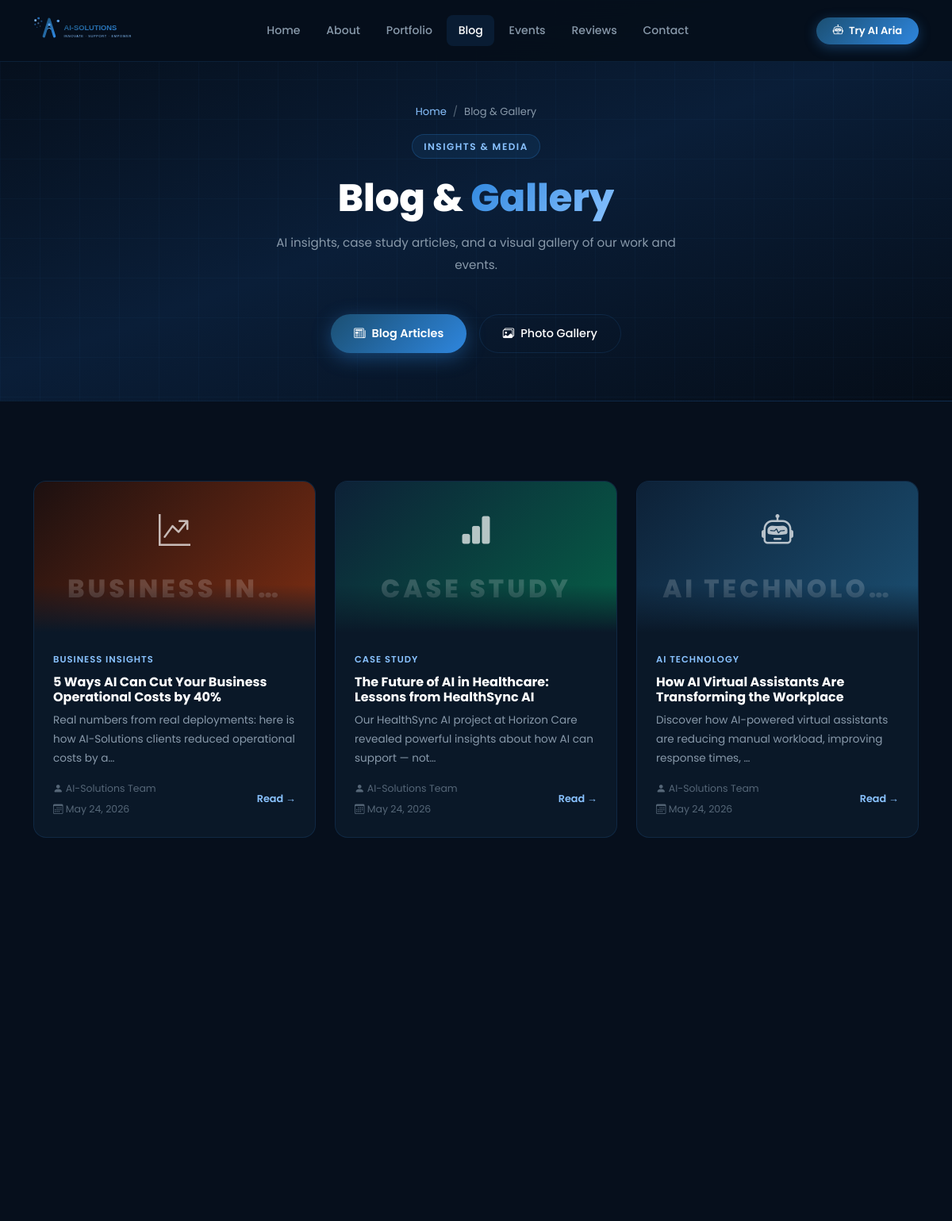
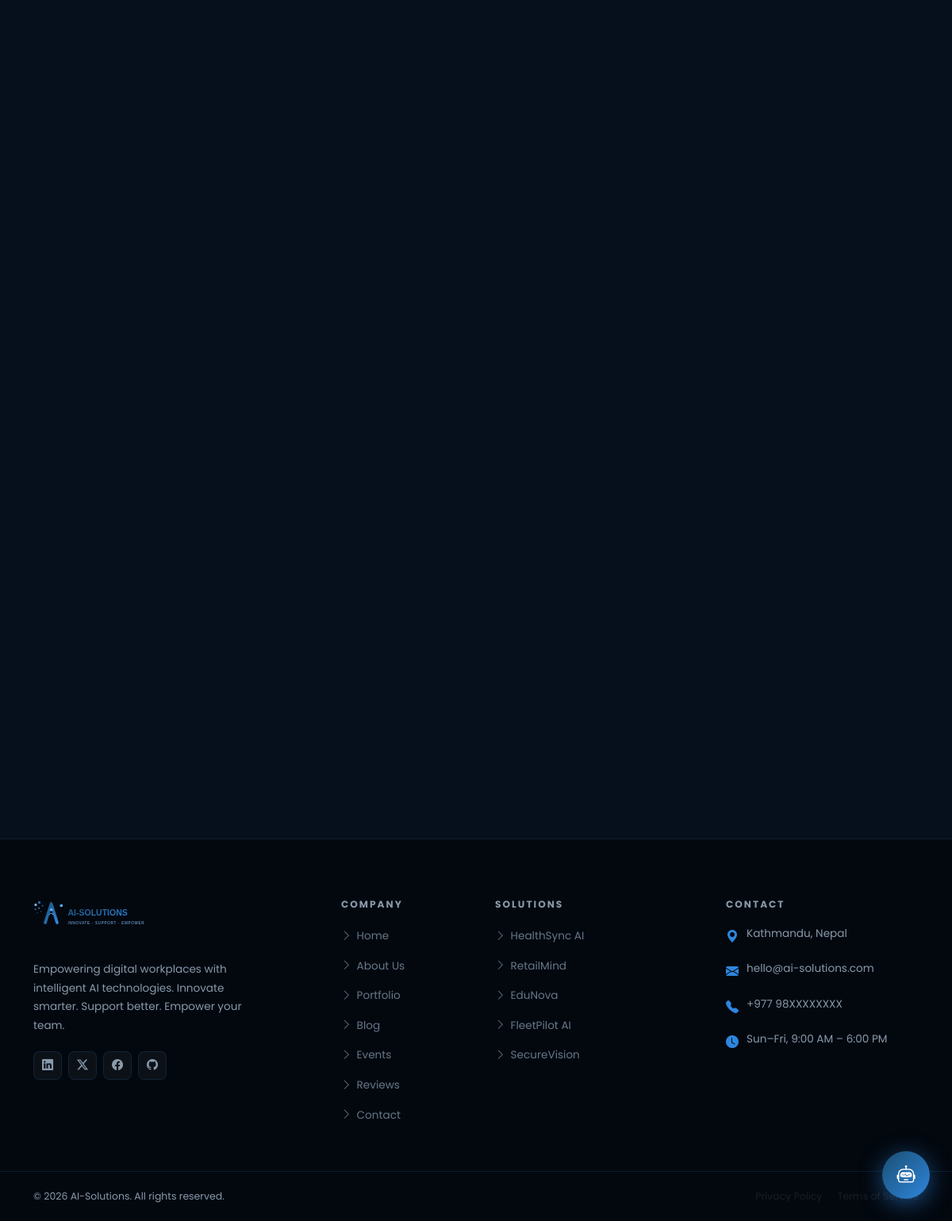
Screenshot of /blog/ with the database file from the repository (2 pictures, top to bottom).
### core/models.py (models this page shows, shortened)
class BlogPost(models.Model):
    title = models.CharField(max_length=300)
    slug = models.SlugField(unique=True)
    excerpt = models.CharField(max_length=300)
    content = models.TextField()
    image = models.ImageField(upload_to='blog/', blank=True, null=True)
    author = models.CharField(max_length=100, default='AI-Solutions Team')
    category = models.CharField(max_length=100, blank=True)
    is_published = models.BooleanField(default=False)
    published_at = models.DateTimeField(blank=True, null=True)
    created_at = models.DateTimeField(auto_now_add=True)
    updated_at = models.DateTimeField(auto_now=True)
    class Meta:
        ordering = ['-published_at', '-created_at']
        verbose_name = 'Blog Post'
        verbose_name_plural = 'Blog Posts'

class SiteSettings(models.Model):
    site_name = models.CharField(max_length=100, default='AI-Solutions')
    tagline = models.CharField(max_length=200, default='Innovate | Support | Empower')
    logo = models.ImageField(upload_to='settings/', blank=True, null=True)
    email = models.EmailField(default='hello@ai-solutions.com')
    phone = models.CharField(max_length=20, blank=True, default='+977 98XXXXXXXX')
    address = models.TextField(blank=True, default='Kathmandu, Nepal')
    time_zone = models.CharField(max_length=50, default='Asia/Kathmandu')
    facebook_url = models.URLField(blank=True)
    twitter_url = models.URLField(blank=True)
    linkedin_url = models.URLField(blank=True)
    github_url = models.URLField(blank=True)
    updated_at = models.DateTimeField(auto_now=True)
    class Meta:
        verbose_name = 'Site Settings'
        verbose_name_plural = 'Site Settings'
    @classmethod
    def get_settings(cls):
        obj, _ = cls.objects.get_or_create(pk=1)
        return obj

### core/views.py (the view)
# urls.py: path('blog/', views.blog, name='blog'),
def blog(request):
    posts = BlogPost.objects.filter(is_published=True)
    gallery = GalleryImage.objects.all()
    return render(request, 'core/blog.html', {'posts': posts, 'gallery': gallery})

### core/context_processors.py (called while the page is built)
def site_settings(request):
    return {'settings': SiteSettings.get_settings()}

def unread_messages(request):
    if request.user.is_authenticated and request.user.is_staff:
        count = ContactMessage.objects.filter(is_read=False).count()
        return {'unread_messages_count': count}
    return {'unread_messages_count': 0}

### templates/core/blog.html (shortened to what this page needs)
{% extends 'base.html' %}
{% block content %}
<div class="page-hero">
  <div class="container position-relative">
    <nav aria-label="breadcrumb" class="mb-3">
      <ol class="breadcrumb justify-content-center" style="font-size:.82rem;">
        <li class="breadcrumb-item"><a href="{% url 'home' %}">Home</a></li>
        <li class="breadcrumb-item active">Blog & Gallery</li>
      </ol>
    </nav>
    <div class="section-badge">Insights & Media</div>
    <h1 class="section-title mt-2" style="font-size:clamp(2rem,4vw,3rem);">Blog &amp; <span class="gradient-text">Gallery</span></h1>
    <p class="section-subtitle mx-auto">AI insights, case study articles, and a visual gallery of our work and events.</p>
    <div class="d-flex justify-content-center gap-3 mt-4">
      <button class="btn btn-primary-custom" id="btn-blog" onclick="showTab('blog')">
        <i class="bi bi-newspaper"></i> Blog Articles
      </button>
      <button class="btn btn-outline-custom" id="btn-gallery" onclick="showTab('gallery')">
        <i class="bi bi-images"></i> Photo Gallery
      </button>
    </div>
  </div>
</div>
<section id="tab-blog">
  <div class="container">
    <div class="row g-4">
      {% for post in posts %}
      <div class="col-lg-4 col-md-6 fade-up" style="transition-delay:{{ forloop.counter0 }}00ms;">
        <a href="{% url 'blog_detail' post.slug %}" style="text-decoration:none;display:block;height:100%;">
        <div class="blog-card h-100">
          {% if post.image %}
          <div class="blog-card-img-wrap">
            <img src="{{ post.image.url }}" alt="{{ post.title }}">
          </div>
          {% else %}
          <div class="blog-card-banner
            {% if post.category == 'Case Study' %}cat-case
            {% elif post.category == 'Business Insights' %}cat-biz
            {% elif post.category == 'AI Ethics' %}cat-ethics
            {% elif post.category == 'Technical Deep Dive' %}cat-tech
            {% elif post.category == 'Company News' %}cat-news
            {% elif post.category == 'AI Security' %}cat-sec
            {% else %}cat-ai{% endif %}">
            <i class="bi
              {% if post.category == 'Case Study' %}bi-bar-chart-fill
              {% elif post.category == 'Business Insights' %}bi-graph-up-arrow
              {% elif post.category == 'AI Ethics' %}bi-shield-check
              {% elif post.category == 'Technical Deep Dive' %}bi-code-slash
              {% elif post.category == 'Company News' %}bi-newspaper
              {% elif post.category == 'AI Security' %}bi-lock-fill
              {% else %}bi-robot{% endif %} banner-icon"></i>
            <span class="banner-label">{{ post.category|default:"AI"|truncatechars:12 }}</span>
          </div>
          {% endif %}
          <div class="blog-card-body">
            <span class="blog-category">{{ post.category|default:"AI Technology" }}</span>
            <h5>{{ post.title }}</h5>
            <p>{{ post.excerpt|truncatechars:100 }}</p>
            <div class="d-flex align-items-center justify-content-between mt-auto">
              <div>
                <div class="blog-meta"><i class="bi bi-person-fill"></i> {{ post.author }}</div>
                <div class="blog-meta mt-1"><i class="bi bi-calendar3"></i> {{ post.published_at|date:"M d, Y" }}</div>
              </div>
              <span style="font-size:.8rem;color:var(--secondary);font-weight:600;">Read →</span>
            </div>
          </div>
        </div>
        </a>
      </div>
      {% endfor %}
    </div>
  </div>
</section>
{% endblock %}

### templates/partials/footer.html
{% load static %}
<footer class="main-footer">
  <div class="container">
    <div class="row g-5">
      <div class="col-lg-4 col-md-6">
        <div class="footer-brand">
          <a href="{% url 'home' %}" class="d-inline-block mb-3">
            <img src="{% static 'images/logo.svg' %}" alt="AI-Solutions" height="45">
          </a>
          <p>
            Empowering digital workplaces with intelligent AI technologies.
            Innovate smarter. Support better. Empower your team.
          </p>
          <div class="social-links">
            <a href="{{ settings.linkedin_url|default:'#' }}" class="social-link" aria-label="LinkedIn"><i class="bi bi-linkedin"></i></a>
            <a href="{{ settings.twitter_url|default:'#' }}" class="social-link" aria-label="Twitter"><i class="bi bi-twitter-x"></i></a>
            <a href="{{ settings.facebook_url|default:'#' }}" class="social-link" aria-label="Facebook"><i class="bi bi-facebook"></i></a>
            <a href="{{ settings.github_url|default:'#' }}" class="social-link" aria-label="GitHub"><i class="bi bi-github"></i></a>
          </div>
        </div>
      </div>
      <div class="col-lg-2 col-md-6 col-6">
        <h6 class="footer-heading">Company</h6>
        <ul class="footer-links">
          <li><a href="{% url 'home' %}"><i class="bi bi-chevron-right"></i>Home</a></li>
          <li><a href="{% url 'about' %}"><i class="bi bi-chevron-right"></i>About Us</a></li>
          <li><a href="{% url 'services' %}"><i class="bi bi-chevron-right"></i>Portfolio</a></li>
          <li><a href="{% url 'blog' %}"><i class="bi bi-chevron-right"></i>Blog</a></li>
          <li><a href="{% url 'events' %}"><i class="bi bi-chevron-right"></i>Events</a></li>
          <li><a href="{% url 'feedback' %}"><i class="bi bi-chevron-right"></i>Reviews</a></li>
          <li><a href="{% url 'contact' %}"><i class="bi bi-chevron-right"></i>Contact</a></li>
        </ul>
      </div>
      <div class="col-lg-3 col-md-6 col-6">
        <h6 class="footer-heading">Solutions</h6>
        <ul class="footer-links">
          <li><a href="{% url 'services' %}"><i class="bi bi-chevron-right"></i>HealthSync AI</a></li>
          <li><a href="{% url 'services' %}"><i class="bi bi-chevron-right"></i>RetailMind</a></li>
          <li><a href="{% url 'services' %}"><i class="bi bi-chevron-right"></i>EduNova</a></li>
          <li><a href="{% url 'services' %}"><i class="bi bi-chevron-right"></i>FleetPilot AI</a></li>
          <li><a href="{% url 'services' %}"><i class="bi bi-chevron-right"></i>SecureVision</a></li>
        </ul>
      </div>
      <div class="col-lg-3 col-md-6">
        <h6 class="footer-heading">Contact</h6>
        <div class="footer-contact-item">
          <i class="bi bi-geo-alt-fill"></i>
          <span>{{ settings.address|default:"Kathmandu, Nepal" }}</span>
        </div>
        <div class="footer-contact-item">
          <i class="bi bi-envelope-fill"></i>
          <span>{{ settings.email|default:"hello@ai-solutions.com" }}</span>
        </div>
        <div class="footer-contact-item">
          <i class="bi bi-telephone-fill"></i>
          <span>{{ settings.phone|default:"+977 98XXXXXXXX" }}</span>
        </div>
        <div class="footer-contact-item">
          <i class="bi bi-clock-fill"></i>
          <span>Sun–Fri, 9:00 AM – 6:00 PM</span>
        </div>
      </div>
    </div>
  </div>
  <div class="footer-bottom">
    <div class="container">
      <div class="row align-items-center">
        <div class="col-md-6">
          <p>&copy; {% now "Y" %} {{ settings.site_name|default:"AI-Solutions" }}. All rights reserved.</p>
        </div>
        <div class="col-md-6 text-md-end">
          <p>
            <a href="#" class="text-muted me-3" style="font-size:.78rem;">Privacy Policy</a>
            <a href="#" class="text-muted" style="font-size:.78rem;">Terms of Service</a>
          </p>
        </div>
      </div>
    </div>
  </div>
</footer>

### rows the page displays
BlogPost: category "BUSINESS IN…", category "BUSINESS INSIGHTS", title "5 Ways AI Can Cut Your Business Operational Costs by 40%", excerpt "Real numbers from real deployments: here is how AI-Solutions clients reduced operational costs by a…", author "AI-Solutions Team", published_at "May 24, 2026"
BlogPost: category "CASE STUDY", title "The Future of AI in Healthcare: Lessons from HealthSync AI", excerpt "Our HealthSync AI project at Horizon Care revealed powerful insights about how AI can support — not…", author "AI-Solutions Team", published_at "May 24, 2026"
BlogPost: category "AI TECHNOLO…", category "AI TECHNOLOGY", title "How AI Virtual Assistants Are Transforming the Workplace", excerpt "Discover how AI-powered virtual assistants are reducing manual workload, improving response times, …", author "AI-Solutions Team", published_at "May 24, 2026"
SiteSettings: address "Kathmandu, Nepal", email "hello@ai-solutions.com", phone "+977 98XXXXXXXX", site_name "AI-Solutions"
